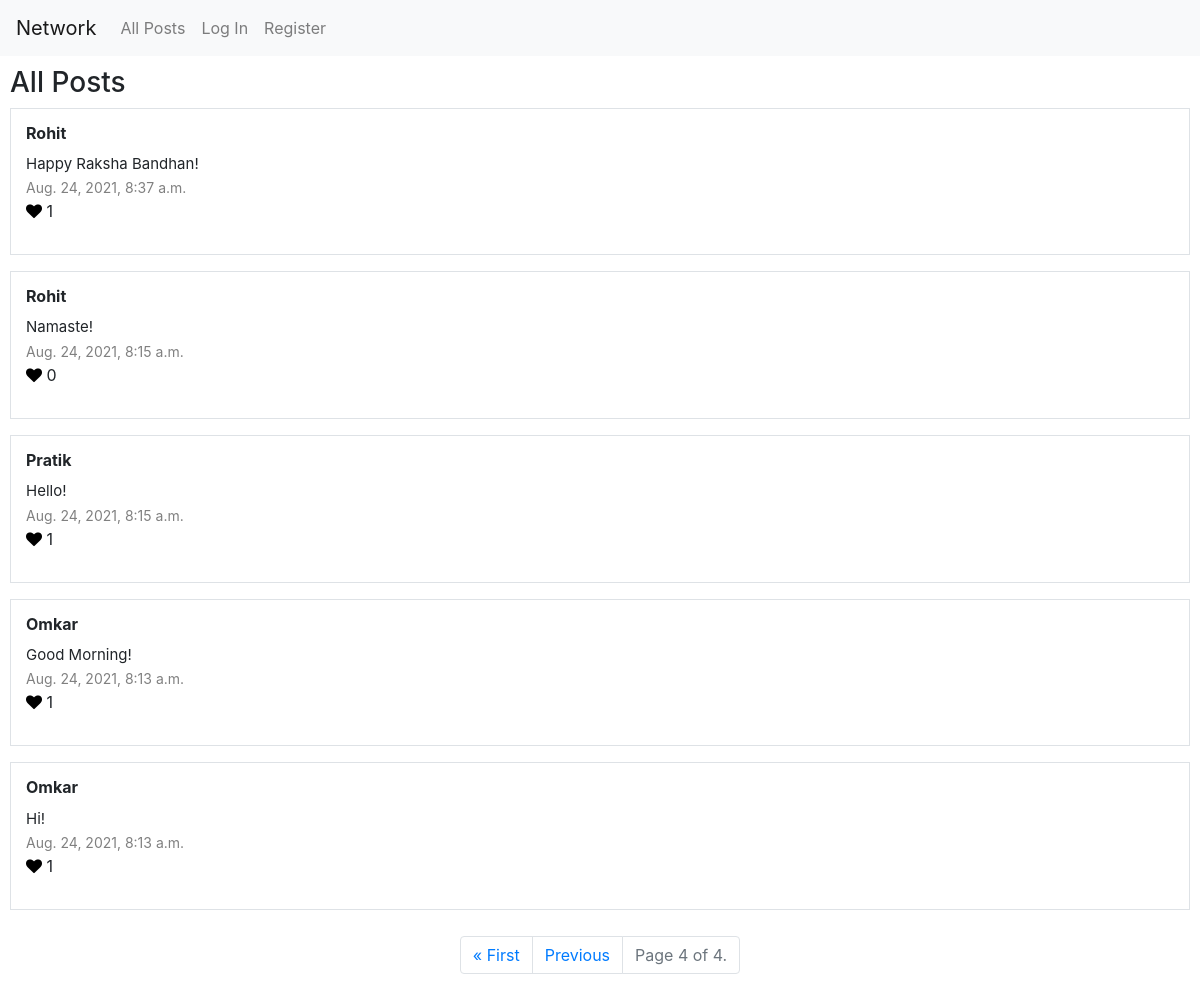
/?page=4, run on the app's committed database.
### network/models.py (models this page shows, shortened)
class Post(models.Model):
    uploader = models.ForeignKey(
        User,
        on_delete=models.CASCADE,
        related_name="post_uploader"
    )
    body = models.TextField(blank=True)
    timestamp = models.DateTimeField(auto_now_add=True)
    likes = models.ManyToManyField(
        User,
        related_name="post_liked"
    )
    class Meta:
        ordering = ['-timestamp']

class User(AbstractUser):
    following = models.ManyToManyField(
        "User",
        related_name="followers"
    )

### network/views.py (the view, shortened to what this page needs)
# urls.py: path("", views.index, name="index"),
@csrf_exempt
def index(request):
    user = request.user
    msg = ""
    posts = Post.objects.all()
    paginator = Paginator(posts, 10)
    page_number = request.GET.get('page')
    page_obj = paginator.get_page(page_number)
    posts = page_obj.object_list
    new_post = False
    if page_number is None or page_number == '1':
        new_post = True
    return render(request, "network/index.html", {
        "new_post": new_post,
        "posts": posts,
        "page_obj": page_obj,
        "msg": msg
    })

### network/templates/network/index.html (shortened to what this page needs)
{% extends "network/layout.html" %}
{% load static %}
{% block body %}
    <div style="padding: 10px;">
        <h3>All Posts</h3>
        {% for post in posts %}
            <div class="mb-3 border" style="padding: 15px;">
                {% if user.is_authenticated %}
                <a href="{% url 'profile' post.uploader.id %}" style="color: black;">
                    <h6>
                        <strong>{{ post.uploader.username }}</strong>
                    </h6>
                </a>
                {% else %}
                    <h6><strong>{{ post.uploader.username }}</strong></h6>
                {% endif %}
                <p>
                    <span id="body-{{ post.id }}" style="font-size: 15px;">{{ post.body }}</span>
                    <br />
                    <span style="color: gray; font-size: 14px;">
                        {{ post.timestamp }}
                    </span>
                    <br />
                    {% if user.is_authenticated %}
                        {% if user in post.likes.all %}
                            <span>
                                <i class="fa fa-heart" style="color:red; cursor: pointer;" id="like-btn-{{ post.id }}" onclick="like('{{ post.id }}')"></i>
                            </span>
                        {% else %}
                            <span>
                                <i class="fa fa-heart" style="color:black; cursor: pointer;" id="like-btn-{{ post.id }}" onclick="like('{{ post.id }}')"></i>
                            </span>
                        {% endif %}
                    {% else %}
                        <span>
                            <i class="fa fa-heart" style="color:black; cursor: pointer;"></i>
                        </span>
                    {% endif %}
                    <span id="like-count-{{ post.id }}">
                        {{ post.likes.all.count }}
                    </span>
                </p>
            </div>
        {% endfor %}
    </div>
    <nav aria-label="Page navigation example">
        <ul class="pagination justify-content-center">
        {% if page_obj.has_previous %}
            <li class="page-item"><a class="page-link" href="?page=1">&laquo; First</a></li>
            <li class="page-item"><a class="page-link" href="?page={{ page_obj.previous_page_number }}">Previous</a></li>
        {% endif %}
            <li class="page-item disabled">
                <a class="page-link" href="#" tabindex="-1" aria-disabled="true">Page {{ page_obj.number }} of {{ page_obj.paginator.num_pages }}.</a>
            </li>
        </ul>
    </nav>
{% endblock %}

### data on the page
Post: uploader.username "Rohit", body "Happy Raksha Bandhan!", timestamp "Aug. 24, 2021, 8:37 a.m.", likes.all.count "1"
Post: uploader.username "Rohit", body "Namaste!", timestamp "Aug. 24, 2021, 8:15 a.m.", likes.all.count "0"
Post: uploader.username "Pratik", body "Hello!", timestamp "Aug. 24, 2021, 8:15 a.m.", likes.all.count "1"
Post: uploader.username "Omkar", body "Good Morning!", timestamp "Aug. 24, 2021, 8:13 a.m.", likes.all.count "1"
Post: uploader.username "Omkar", body "Hi!", timestamp "Aug. 24, 2021, 8:13 a.m.", likes.all.count "1"

### other printed values
{{ page_obj.number }} "4"
{{ page_obj.paginator.num_pages }} "4"
